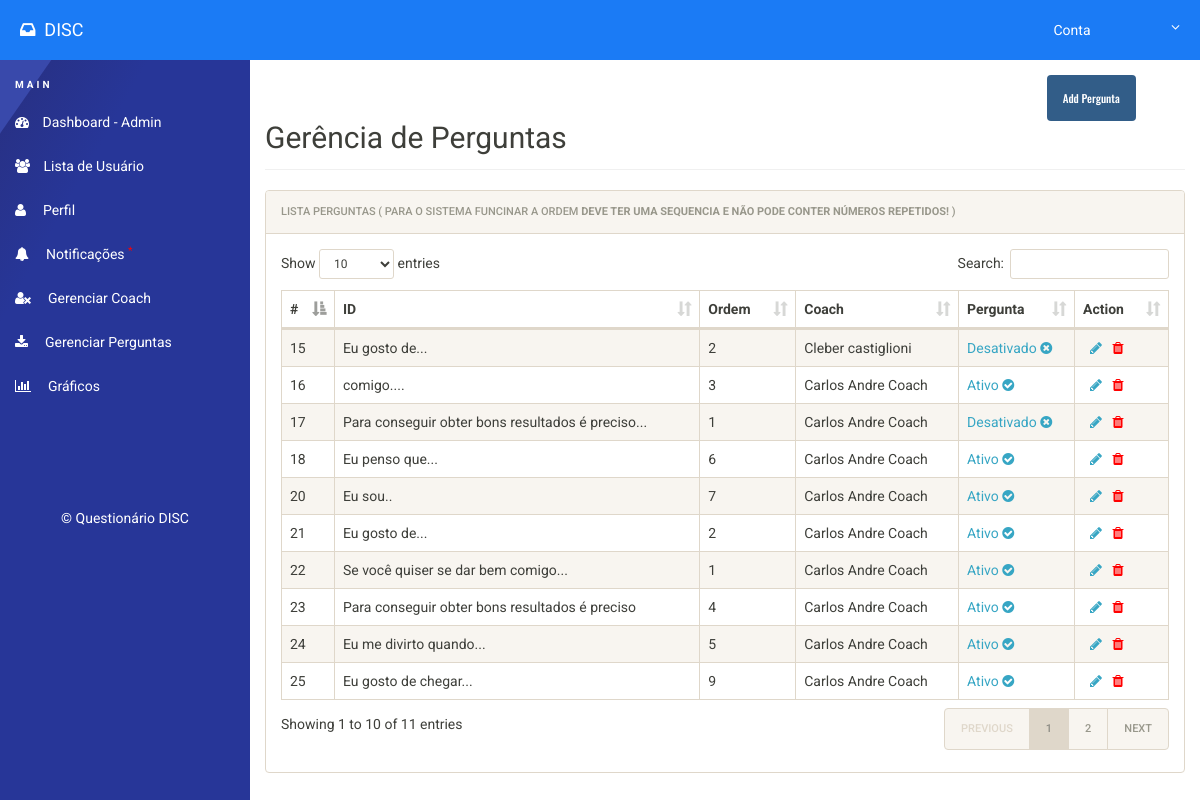
The app's page /admin/perguntas.php (signed in) with its own data.
### tables this page shows
CREATE TABLE `questions` (
  `qid` int(11) NOT NULL AUTO_INCREMENT,
  `qno` int(11) NOT NULL,
  `question` text NOT NULL,
  `ans1` text NOT NULL,
  `ans2` text NOT NULL,
  `ans3` text NOT NULL,
  `ans4` text NOT NULL,
  `status` varchar(10) DEFAULT NULL,
  `coach_id` int(10) DEFAULT NULL,
  PRIMARY KEY (`qid`)
);

CREATE TABLE `coach` (
  `id` int(11) NOT NULL AUTO_INCREMENT,
  `nome` varchar(150) DEFAULT NULL,
  `nome_empresa` varchar(230) DEFAULT NULL,
  `cpf` varchar(130) DEFAULT NULL,
  `rg` varchar(130) DEFAULT NULL,
  `genero` varchar(18) DEFAULT NULL,
  `telefone` varchar(20) DEFAULT NULL,
  `email` varchar(160) DEFAULT NULL,
  `redes_sociais` text,
  `redes_sociais2` varchar(200) DEFAULT NULL,
  `escolaridade` varchar(230) DEFAULT NULL,
  `logradouro` varchar(250) DEFAULT NULL,
  `numero` int(10) DEFAULT NULL,
  `complemento` varchar(200) DEFAULT NULL,
  `bairro` varchar(200) DEFAULT NULL,
  `cep` varchar(150) DEFAULT NULL,
  `uf` varchar(60) DEFAULT NULL,
  `tipo_endereco` varchar(80) DEFAULT NULL,
  `municipio` varchar(200) DEFAULT NULL,
  `imagem` varchar(250) DEFAULT NULL,
  `created` datetime DEFAULT CURRENT_TIMESTAMP,
  `status` int(11) DEFAULT NULL,
  `link` varchar(250) DEFAULT NULL,
  `password` varchar(210) DEFAULT NULL,
  PRIMARY KEY (`id`)
);

### admin/perguntas.php (the view, shortened to what this page needs)
<?php
include('includes/config.php');
if(strlen($_SESSION['alogin'])==0) {
	$setcoach = isset( $_COOKIE['coach'] );
    $path = ($setcoach) ? '/coach' : 'index';
    if (headers_sent())
         echo "<script type='text/javascript'> document.location = 'index'; </script>";
    else
        exit(header("Location: index"));
 }else{
 ?>
<!doctype html>
<html lang="en" class="no-js">
<head>
    <link rel="stylesheet" href="css/font-awesome.min.css">
    <link rel="stylesheet" href="css/bootstrap.min.css">
    <link rel="stylesheet" href="css/dataTables.bootstrap.min.css">
    <link rel="stylesheet" href="css/bootstrap-social.css">
    <link rel="stylesheet" href="css/bootstrap-select.css">
    <link rel="stylesheet" href="css/fileinput.min.css">
    <link rel="stylesheet" href="css/awesome-bootstrap-checkbox.css">
    <link rel="stylesheet" href="css/style.css">
</head>
<body>
    <?php include('includes/header.php');?>
    <div class="ts-main-content">
        <?php include('includes/leftbar.php');?>
        <div class="content-wrapper">
            <div class="container-fluid">
                <div class="row">
                    <div class="col-md-12">
                      <div class="col-sm-1 col-sm-offset-10">
                         <button class="btn btn-primary" onclick="window.location.href='add-perguntas-action'" name="" type="">Add Pergunta</button>
                      </div>
                        <h2 class="page-title">Gerência de Perguntas</h2>
                        <div class="panel panel-default">
                            <div class="panel-heading">Lista Perguntas ( Para o Sistema funcinar a Ordem <b>deve ter uma sequencia e não pode conter números repetidos! </b>) </div>
                            <div class="panel-body">
                                <table id="zctb" class="display table table-striped table-bordered table-hover" cellspacing="0" width="100%">
                                    <thead>
                                        <tr>
                                            <th>#</th>
                                             <th>ID</th>
                                            <th>Ordem</th>
                                             <?php
                                             if ($_SESSION['tipo_user'] == 'admin'){
                                             ?>
                                            <th>Coach</th>
                                             <?php } ?>
                                            <th>Pergunta</th>
                                            <th>Action</th>
                                        </tr>
                                    </thead>
                                    <tbody>
									<?php
                                    if ($_SESSION['tipo_user'] == 'admin'){
                                     $sql = "SELECT q.qid, q.question,c.nome,q.status,q.qno
                                                   FROM  questions q INNER JOIN coach c ON (q.coach_id = c.id ) ORDER BY c.nome " ;
                                    }else{
                                     $sql = "SELECT * FROM  questions WHERE coach_id =".$_SESSION['coach_id'] ;
                                    }
										$query = $dbh->prepare($sql);
										$query->execute();
										$results=$query->fetchAll(PDO::FETCH_OBJ);
										$cnt=1;
										if($query->rowCount() > 0) {
											foreach($results as $result){
									?>
                                        <tr>
                                            <td><?php echo htmlentities($result->qid);?></td>
                                            <td><?php echo htmlentities($result->question);?></td>
                                            <td><?php echo htmlentities($result->qno);?></td>
                                            <?php
                                             if ($_SESSION['tipo_user'] == 'admin'){
                                             ?>
                                            <td><?php echo htmlentities($result->nome);?></td>
                                             <?php } ?>
                                            <td>
                                            <?php if($result->status == 1)
                                                    {?>
                                                    <a href="perguntas?confirm=<?php echo htmlentities($result->qid);?>" onclick="return confirm('Você realmente deseja desativar essa pergunta?')">Ativo <i class="fa fa-check-circle"></i></a>
                                                    <?php } else {?>
                                                    <a href="perguntas?unconfirm=<?php echo htmlentities($result->qid);?>" onclick="">Desativado <i class="fa fa-times-circle"></i></a>
                                                    <?php } ?>
                                                </td>
                                            <td>
                                            <a href="edit-perguntas-action?edit=<?php echo $result->qid;?>" >&nbsp; <i class="fa fa-pencil"></i></a>&nbsp;&nbsp;
                                            <a href="perguntas?del=<?php echo $result->qid;?>" onclick="return confirm('Deseja realmente deletar?');"><i class="fa fa-trash" style="color:red"></i></a>&nbsp;&nbsp;
                                            </td>
                                        </tr>
                                        <?php $cnt=$cnt+1; }} ?>
                                    </tbody>
                                </table>
                            </div>
                        </div>
                    </div>
                </div>
            </div>
        </div>
    </div>
</body>
</html>
<?php } ?>

### admin/includes/header.php (shortened to what this page needs)
<div class="brand clearfix">
<a href="dashboard"><h4 class="pull-left text-white" style="margin:20px 0px 0px 20px"><i class="fa fa-inbox"></i>&nbsp; DISC</h4></a>
		<ul class="ts-profile-nav">
			<li class="ts-account">
				<a href="#"><img src="img/ts-avatar.jpg" class="ts-avatar hidden-side" alt=""> Conta <i class="fa fa-angle-down hidden-side"></i></a>
			</li>
		</ul>
	</div>

### admin/includes/leftbar.php
<?php $baseurl= $_SERVER["SERVER_NAME"]; ?>
	<nav class="ts-sidebar" style="
    background: url('http://<?=$baseurl?>/quiz-disc/admin/css/bg_indigo.59fa2f195ab873b8acfb030661aae6fb.svg') 50% no-repeat;
    background-size: cover;">
			<ul class="ts-sidebar-menu">
				<li class="ts-label">Main</li>
				<li>
					<a href="dashboard" title="Usuário : <?=$_SESSION['nome']?>" ><i class="fa fa-dashboard"></i> Dashboard <?=( $_SESSION['tipo_user'] == 'admin' ) ? ' - Admin' : '- Coach' ;?></a></li>
				<li>
					<a href="userlist"><i class="fa fa-users"></i> Lista de Usuário</a>
				</li>
				<li>
					<a href="profile"><i class="fa fa-user"></i> &nbsp;Perfil</a>
				</li>
				<li>
					<a href="notification"><i class="fa fa-bell"></i> &nbsp;Notificações <sup style="color:red">*</sup></a>
				</li>
				<?php if ($_SESSION['tipo_user'] == 'admin'){  ?>
				<li>
					<a href="addcoach"><i class="fa fa-user-times"></i> &nbsp;Gerenciar Coach</a>
				</li>
				<?php } ?>
				<li>
					<a href="perguntas"><i class="fa fa-download"></i> &nbsp;Gerenciar Perguntas</a>
				</li>
				 	 	<li>
					<a href="charts"><i class="fa fa-bar-chart"></i> &nbsp;Gráficos</a>
				</li>
			</ul>
			<p class="text-center" style="color:#ffffff; margin-top: 100px;">© Questionário DISC</p>
		</nav>

### admin/css/style.css (style rules this page uses)
html { font-size: 14px; }
@media only screen and (min-width: 480px) { html { font-size: 17px; } }
@media only screen and (min-width: 768px) { html { font-size: 14px; } }
@media only screen and (min-width: 1024px) { p { font-size: 1em; margin-bottom: 1.8em; } }
body { font-size: 1em; }
a { color: #37a6c4; }
.btn { font-family: 'Oswald', sans-serif; }
.panel { overflow: hidden; }
.text-white, .text-light { color: #fff !important; }
ul, li { margin: 0; padding: 0; list-style: none; }
.btn { text-transform: none; }
.page-title { padding-bottom: 15px; margin-bottom: 20px; border-bottom: 1px solid #f0f0f0; }
.brand { background: #1B7BF5; position: relative; z-index: 3; position: fixed; width: 100%; top: 0; }
.brand .ts-profile-nav { float: right; display: none; }
.brand .ts-profile-nav li { float: left; position: relative; }
.brand .ts-profile-nav li a { display: block; padding: 20px; color: #fff; }
.brand .ts-profile-nav .ts-account .fa-angle-down { float: right; }
.brand .ts-profile-nav .ts-account > a { width: 180px; background: ##1B7BF5; }
@media only screen and (min-width: 992px) { .brand .ts-profile-nav { display: block; } }
.ts-sidebar { background: #2c3136; max-height: 0; transition: max-height 0.3s; overflow: hidden; position: fixed; z-index: 2; width: 100%; bottom: 0; top: 60px; overflow-y: auto; }
@media only screen and (min-width: 992px) { .ts-sidebar { max-height: 100%; bottom: 0; } }
.ts-sidebar-menu .ts-label { color: #fff; font-weight: bold; padding: 8px 15px; text-transform: uppercase; font-size: 10px; letter-spacing: 3px; margin-top: 10px; }
.ts-sidebar-menu a { display: block; text-decoration: none; padding: 12px 15px; color: #fff; }
.ts-sidebar-menu li { position: relative; }
.ts-sidebar-menu li i { color: white; margin-right: 10px; }
.ts-main-content .content-wrapper { padding-top: 15px; margin-top: 60px; }
@media only screen and (min-width: 992px) { .ts-main-content .ts-sidebar { width: 250px; float: left; } }
@media only screen and (min-width: 992px) { .ts-main-content .content-wrapper { margin-left: 250px; } }

### records on screen
questions: qid "17", question "Para conseguir obter bons resultados é preciso...", qno "1", coach.nome "Carlos Andre Coach"
questions: qid "16", question "comigo....", qno "3", coach.nome "Carlos Andre Coach"
questions: qid "18", question "Eu penso que...", qno "6", coach.nome "Carlos Andre Coach"
questions: qid "20", question "Eu sou..", qno "7", coach.nome "Carlos Andre Coach"
questions: qid "21", question "Eu gosto de...", qno "2", coach.nome "Carlos Andre Coach"
questions: qid "22", question "Se você quiser se dar bem comigo...", qno "1", coach.nome "Carlos Andre Coach"
questions: qid "23", question "Para conseguir obter bons resultados é preciso", qno "4", coach.nome "Carlos Andre Coach"
questions: qid "24", question "Eu me divirto quando...", qno "5", coach.nome "Carlos Andre Coach"
questions: qid "25", question "Eu gosto de chegar...", qno "9", coach.nome "Carlos Andre Coach"
questions: qid "15", question "Eu gosto de...", qno "2", coach.nome "Cleber castiglioni"
